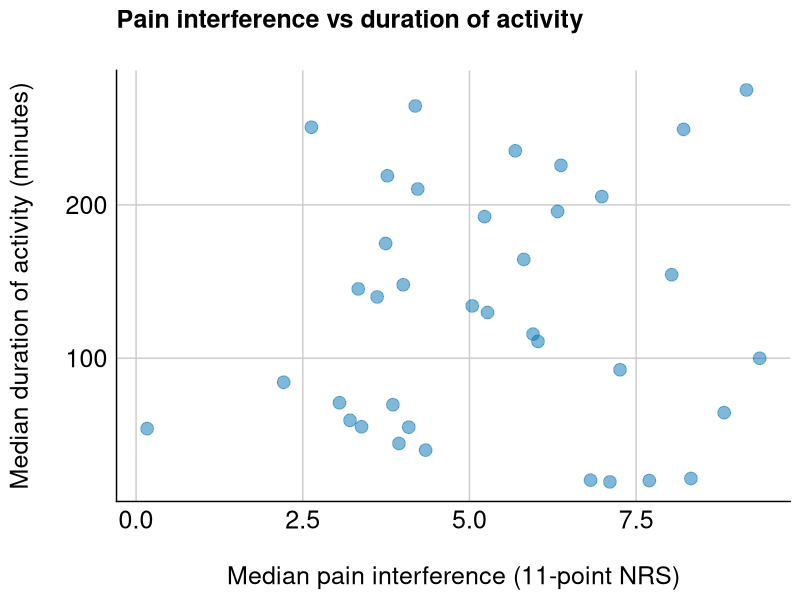
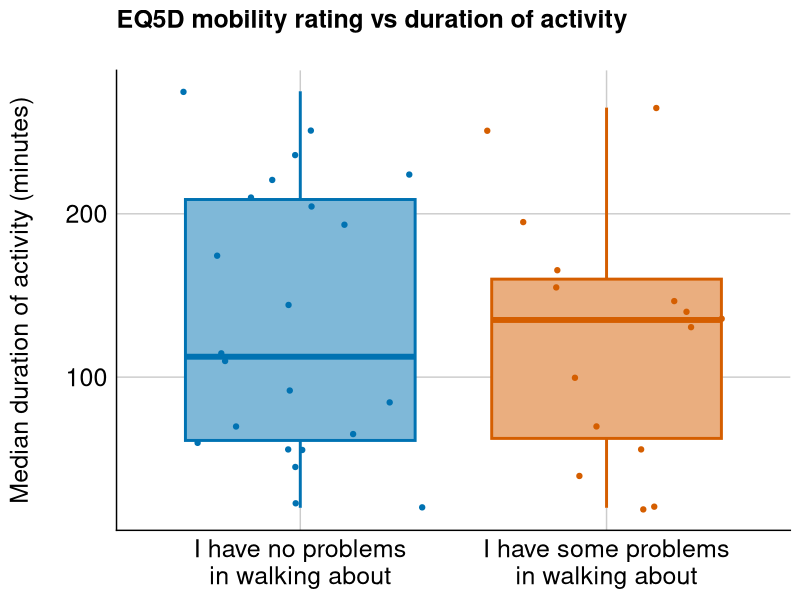
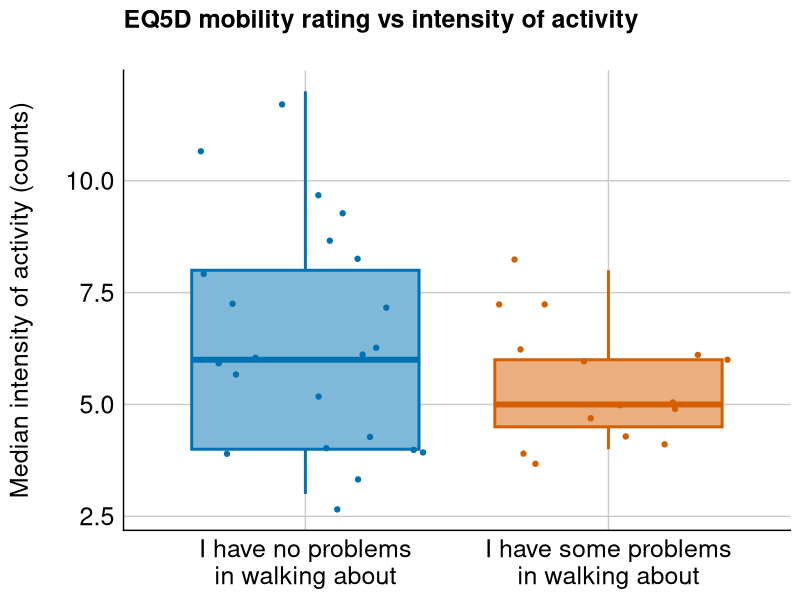

The R source for these figures, in order:
## ---- chunk 1
# Load packages
library(knitr)
library(readr)
library(dplyr)
library(tidyr)
library(coin)
library(ggplot2)
library(scales)
library(grid)
library(cowplot)

# Load palette
cb8.categorical <- c("#0072B2", "#D55E00", "#009E73", "#F0E442", "#56B4E9", "#E69F00", "#CC79A7", "#999999")


# knitr chunk options
opts_chunk$set(echo = FALSE,
               warning = FALSE,
               message = FALSE,
               fig.path = './figures/',
               fig.width = 11.7,
               fig.height = 8.2,
               dev = c('png', 'pdf'),
               tidy = FALSE, 
               tidy.opts = list(width.cutoff = 65))
## ---- chunk 2
data <- read_csv('./data/activity.bpi.eq5d.csv')
## ---- chunk 3
# Top-and-tail
head(data)
tail(data)
glimpse(data)
## ---- chunk 4
data.1 <- data %>%
    mutate(ID = factor(ID),
           Pain = factor(Pain),
           eq5d_mobility = factor(eq5d_mobility,
                                  levels = c('I have no problems in walking about', 'I have some problems in walking about'),
                                  labels = c('I have no problems in walking about', 'I have some problems in walking about')))
## ---- chunk 5
# Extract required data
data.cor <- data.1 %>%
    select(Pain, bpi_interference, Median_activity_duration)

# Scatterplot 
scatter.plot <- ggplot(data.cor,
                 aes(x = bpi_interference,
                     y = Median_activity_duration,
                     fill = Pain,
                     colour = Pain)) +
    geom_jitter(size = 4, shape = 21, alpha = 0.5) +
    labs(x = '\nMedian pain interference (11-point NRS)',
         y = 'Median duration of activity (minutes)\n',
         title = 'Pain interference vs duration of activity\n') +
    scale_fill_manual(values = cb8.categorical) +
    scale_colour_manual(values = cb8.categorical) +
    theme_cowplot() +
    theme(plot.title = element_text(face = 'bold', 
                                    size = 18, 
                                    colour = 'black'),
          axis.text = element_text(size = 18, 
                                   colour = 'black'),
          axis.title = element_text(size = 18, 
                                    colour = 'black'),
          axis.ticks = element_blank(), 
          panel.grid.major = element_line(colour = 'grey80'),
          panel.background = element_blank(),
          legend.position = 'none')
scatter.plot

# Perform Spearman's correlation
result.cor <- spearman_test(bpi_interference ~ Median_activity_duration,
                            data = data.cor)
result.cor
## ---- chunk 6
# Extract required data
data.duration <- data.1 %>%
    select(Pain, eq5d_mobility, Median_activity_duration)

# Scatterplot 
duration.plot <- ggplot(data.duration,
                 aes(x = eq5d_mobility,
                     y = Median_activity_duration,
                     fill = eq5d_mobility,
                     colour = eq5d_mobility)) +
    geom_boxplot(fill = 'white', colour = 'white') +
    geom_boxplot(size = 1, alpha = 0.5) +
    geom_jitter() +
    labs(y = 'Median duration of activity (minutes)\n',
         title = 'EQ5D mobility rating vs duration of activity\n') +
    scale_fill_manual(values = cb8.categorical) +
    scale_colour_manual(values = cb8.categorical) +
    scale_x_discrete(breaks = c('I have no problems in walking about', 
                              'I have some problems in walking about'),
                   labels = c('I have no problems\nin walking about', 
                              'I have some problems\nin walking about')) +
    theme_cowplot() +
    theme(plot.title = element_text(face = 'bold', 
                                    size = 18, 
                                    colour = 'black'),
          axis.text = element_text(size = 18, 
                                   colour = 'black'),
          axis.title = element_text(size = 18, 
                                    colour = 'black'),
          axis.title.x = element_blank(),
          axis.ticks = element_blank(), 
          panel.grid.major = element_line(colour = 'grey80'),
          panel.background = element_blank(),
          legend.position = 'none')
duration.plot

# Wilcoxon rank sum test
result.duration <- wilcox_test(Median_activity_duration ~ eq5d_mobility, 
                               data = data.duration)
result.duration
## ---- chunk 7
# Extract required data
data.intensity <- data.1 %>%
    select(Pain, eq5d_mobility, Median_activity)

# Scatterplot 
intensity.plot <- ggplot(data.intensity,
                 aes(x = eq5d_mobility,
                     y = Median_activity,
                     fill = eq5d_mobility,
                     colour = eq5d_mobility)) +
    geom_boxplot(fill = 'white', colour = 'white') +
    geom_boxplot(size = 1, alpha = 0.5) +
    geom_jitter() +
    labs(y = 'Median intensity of activity (counts)\n',
         title = 'EQ5D mobility rating vs intensity of activity\n') +
    scale_fill_manual(values = cb8.categorical) +
    scale_colour_manual(values = cb8.categorical) +
    scale_x_discrete(breaks = c('I have no problems in walking about', 
                              'I have some problems in walking about'),
                   labels = c('I have no problems\nin walking about', 
                              'I have some problems\nin walking about')) +
    theme_cowplot() +
    theme(plot.title = element_text(face = 'bold', 
                                    size = 18, 
                                    colour = 'black'),
          axis.text = element_text(size = 18, 
                                   colour = 'black'),
          axis.title = element_text(size = 18, 
                                    colour = 'black'),
          axis.title.x = element_blank(),
          axis.ticks = element_blank(), 
          panel.grid.major = element_line(colour = 'grey80'),
          panel.background = element_blank(),
          legend.position = 'none')
intensity.plot

# Wilcoxon rank sum test
result.intensity <- wilcox_test(Median_activity ~ eq5d_mobility, 
                               data = data.intensity)
result.intensity
## ---- chunk 8
sessionInfo()
